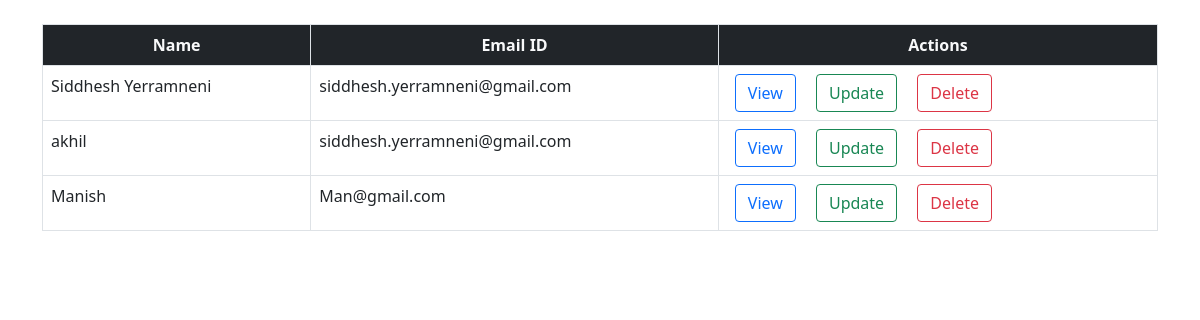
/display/, run on an earlier commit of the app's database.
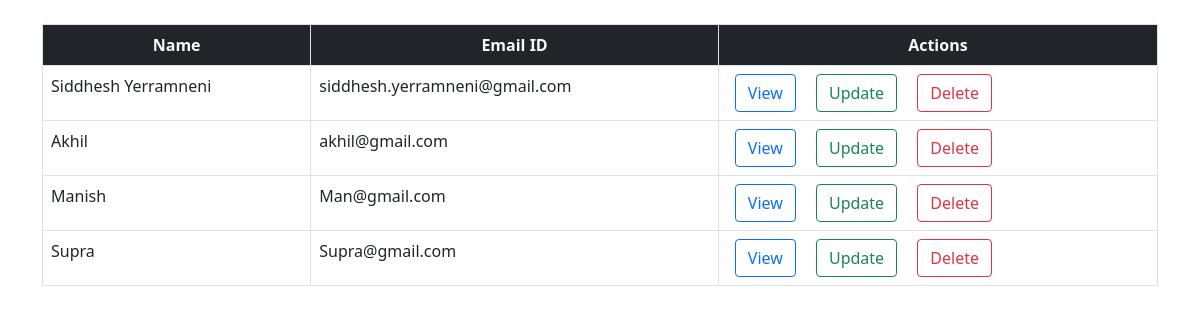
And on a later commit of the database.
### FirstApp/models.py (models this page shows, shortened)
class Register(models.Model):
    name = models.CharField(max_length=50)
    email = models.EmailField(max_length=50)

### FirstApp/views.py (the view)
# urls.py: path('display/',views.display,name="dt"),
def display(req):
    data=Register.objects.all()
    return render(req,'html/display1.html',{'data':data})

### FirstApp/templates/html/display1.html (shortened to what this page needs)
{% load static %}
<!DOCTYPE html>
<html lang="en">
<head>
    <link rel="stylesheet" href="{% static 'css/bootstrap.min.css' %}">
</head>
<body>
    <div class="container mt-4">
        <div class="col-md">
            <table class="table table-bordered table-hover">
                <thead class="bg-dark text-center text-light">
                    <th>Name</th>
                    <th>Email ID</th>
                    <th>Actions</th>
                </thead>
                <tbody>
                    {% for row in data %}
                    <tr>
                        <td>{{row.name}}</td>
                        <td>{{row.email}}</td>
                        <td>
                            <a href="{% url 'sv' row.id %}" class="btn btn-outline-primary mx-2">View</a>
                            <a href="{% url 'sup' row.id %}" class="btn btn-outline-success mx-2">Update</a>
                            <a href="{% url 'sdel' row.id %}" class="btn btn-outline-danger mx-2">Delete</a>
                        </td>
                    </tr>
                    {% endfor %}
                </tbody>
            </table>
        </div>
    </div>
</body>
</html>

What changed in the data, as far as the page shows it:
changed Register: name "akhil" → "Akhil"; email "siddhesh.yerramneni@gmail.com" → "akhil@gmail.com"
added Register: name "Supra", email "Supra@gmail.com"
